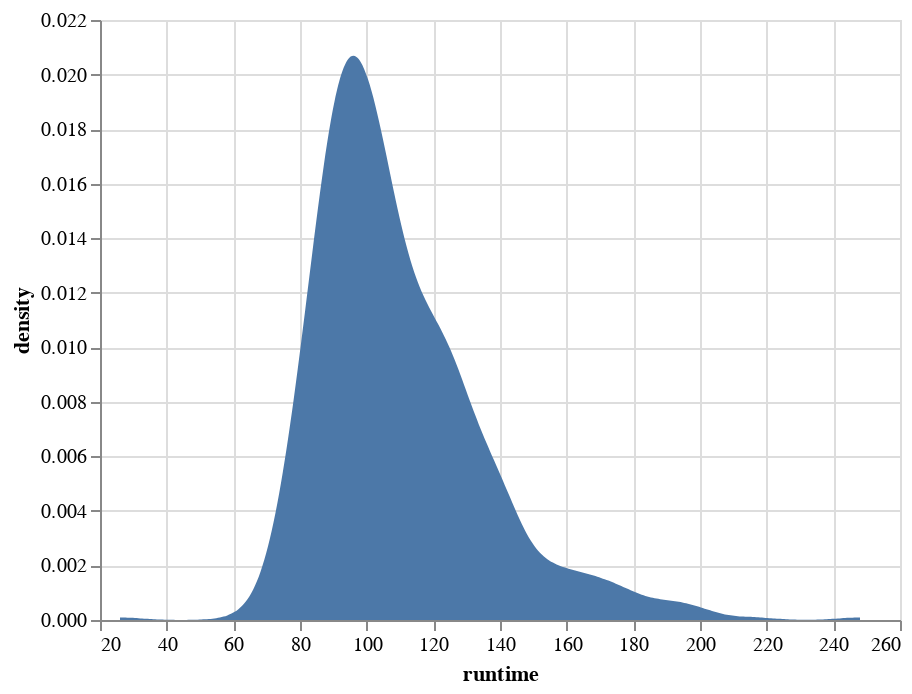

The cell this chart's notebook holds for it:
### Markdown cell above
While this looks similar to a kernel density estimate (KDE),
it is not the same thing and should not be used as such
(but it is useful for changing the appearance of line plots in general).

To visualize a KDE,
we need to do two things:

1. Calculate the KDE (adding the individual Gaussian kernels and summing them together)
2. Plot a line or area mark for the newly calculated KDE values.

In Altair,
these operations are done in two explicit steps,
whereas ggplot has a `geom_` that does both in the same step.

### Code cell
(alt.Chart(movies)
 .transform_density(
    'runtime',
    as_=['runtime', 'density'])  # Give a name to the KDE values, which we can use when plotting
 .mark_area(interpolate='monotone').encode(
    x='runtime',
    y='density:Q'))

### Figure 1 — Vega-Lite specification as saved in the notebook (floating-point values rounded to 4 significant figures; data arrays with more than 128 entries replaced by an {"elided": "..."} marker saying what was removed)
{"config": {"view": {"continuousWidth": 400, "continuousHeight": 300}}, "data": {"name": "data-6644c1710a600618c5f9d72a072edb0a"}, "mark": {"type": "area", "interpolate": "monotone"}, "encoding": {"x": {"type": "quantitative", "field": "runtime"}, "y": {"type": "quantitative", "field": "density"}}, "transform": [{"density": "runtime", "as": ["runtime", "density"]}], "$schema": "https://vega.github.io/schema/vega-lite/v4.8.1.json", "datasets": {"data-6644c1710a600618c5f9d72a072edb0a": {"elided": "680 records"}}}
